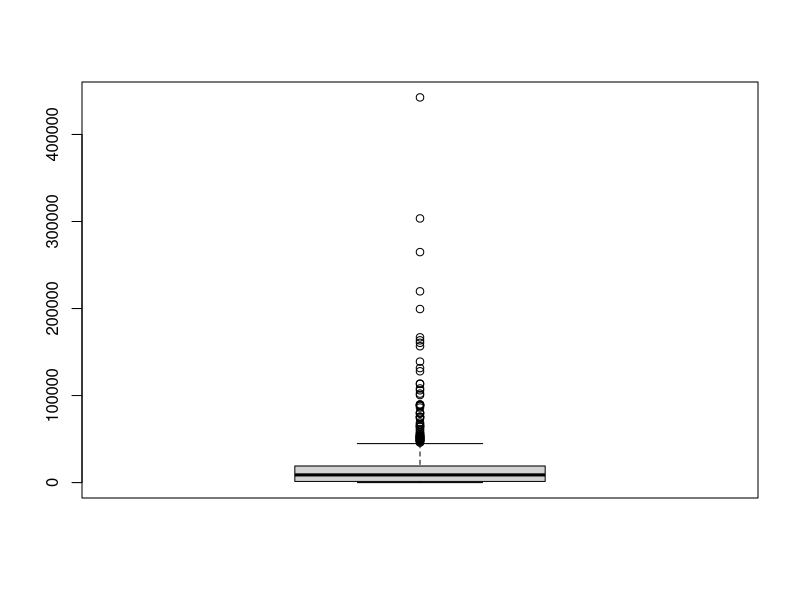
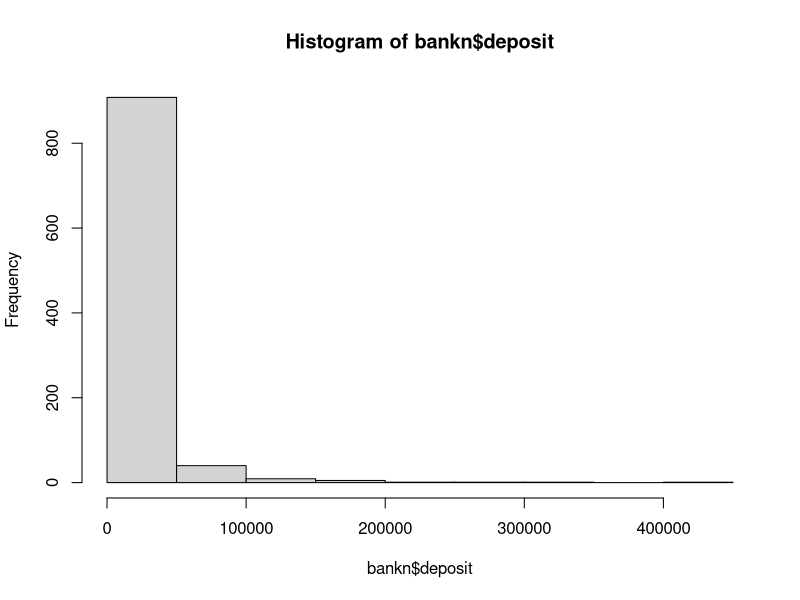

These figures' R source, in order:
## ---- chunk 1
knitr::opts_chunk$set(echo = TRUE)
options(scipen = 9999)
knitr::opts_chunk$set(linewidth = 60)
## ---- chunk 2
bankn <- read.csv("2021-Set03-QualityAssured.csv", 
                  header = T, sep = ",", stringsAsFactors = T)
## ---- chunk 3
summary(bankn$RefNum)
## ---- chunk 4
summary(bankn$age)
## ---- chunk 5
summary(bankn$job)
## ---- chunk 6
summary(bankn$marital)
## ---- chunk 7
summary(bankn$education)
## ---- chunk 8
summary(bankn$housing)
## ---- chunk 9
summary(bankn$loan)
levels(bankn$loan)
## ---- chunk 10
summary(bankn$contact)
## ---- chunk 11
summary(bankn$day)
## ---- chunk 12
summary(bankn$month)
## ---- chunk 13
summary(bankn$duration)
## ---- chunk 14
summary(bankn$deposit)
## ---- chunk 15
boxplot(bankn$deposit)
## ---- chunk 16
hist(bankn$deposit)
## ---- chunk 17
bankn[is.na(bankn$deposit),"deposit"] <- mean(bankn$deposit,na.rm=T)

## ---- chunk 18
summary(bankn$balance, maxsum = 10)
## ---- chunk 19
str(bankn)
levels(bankn$job)
